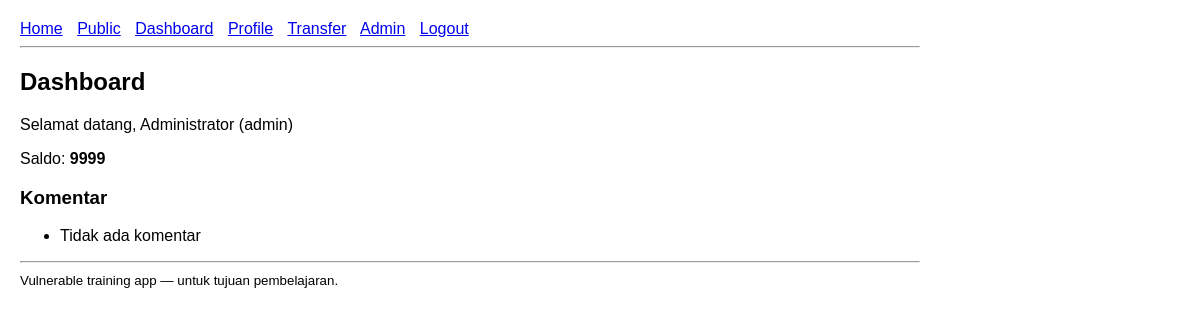
/dashboard (signed in), run on an earlier commit of the app's database.
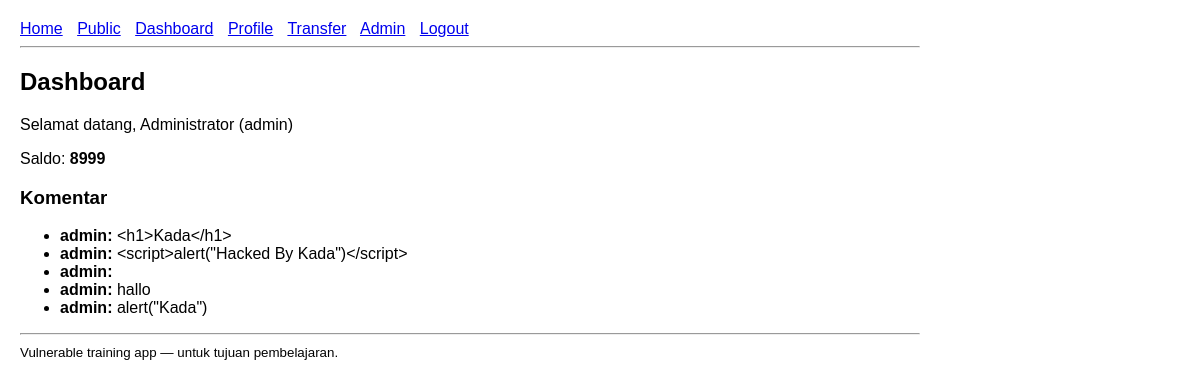
And on a later commit of the database.
### tables this page shows
CREATE TABLE users (
    id INTEGER PRIMARY KEY AUTOINCREMENT,
    username TEXT UNIQUE,
    password TEXT,
    role TEXT,
    fullname TEXT
);

CREATE TABLE accounts (
    id INTEGER PRIMARY KEY AUTOINCREMENT,
    user_id INTEGER,
    balance INTEGER,
    FOREIGN KEY(user_id) REFERENCES users(id)
);

CREATE TABLE comments (
    id INTEGER PRIMARY KEY AUTOINCREMENT,
    user_id INTEGER,
    comment TEXT,
    FOREIGN KEY(user_id) REFERENCES users(id)
);

### app.py (the view)
@app.route("/dashboard")
@login_required
def dashboard():
    db = get_db()
    user_id = session["user_id"]
    user = db.execute("SELECT * FROM users WHERE id = ?", (user_id,)).fetchone()
    account = db.execute("SELECT * FROM accounts WHERE user_id = ?", (user_id,)).fetchone()
    comments = db.execute("SELECT c.*, u.username FROM comments c JOIN users u ON c.user_id = u.id ORDER BY c.id DESC").fetchall()
    return render_template("dashboard.html", user=user, account=account, comments=comments)

### app.py (called while the page is built)
def get_db():
    db = getattr(g, "_database", None)
    if db is None:
        db = g._database = sqlite3.connect(DATABASE)
        db.row_factory = sqlite3.Row
    return db

@app.teardown_appcontext
def close_connection(exc):
    db = getattr(g, "_database", None)
    if db is not None:
        db.close()

def login_required(fn):
    from functools import wraps
    @wraps(fn)
    def wrapper(*args, **kwargs):
        if "user_id" not in session:
            return redirect(url_for("login"))
        return fn(*args, **kwargs)
    return wrapper

### templates/dashboard.html
{% extends "base.html" %}
{% block content %}
<h2>Dashboard</h2>
<p>Selamat datang, {{ user.fullname }} ({{ user.username }})</p>
<p>Saldo: <strong>{{ account.balance }}</strong></p>
<h3>Komentar</h3>
<ul>
{% for c in comments %}
  <li><strong>{{ c.username }}:</strong>
    {{ c.comment | safe }}
  </li>
{% else %}
  <li>Tidak ada komentar</li>
{% endfor %}
</ul>
{% endblock %}

### templates/base.html (shortened to what this page needs)
<!doctype html>
<html>
<head>
</head>
<body>
<nav>
    <a href="{{ url_for('index') }}">Home</a>
    <a href="{{ url_for('public') }}">Public</a>
    {% if session.get('user_id') %}
        <a href="{{ url_for('dashboard') }}">Dashboard</a>
        <a href="{{ url_for('profile') }}">Profile</a>
        <a href="{{ url_for('transfer') }}">Transfer</a>
        {% if session.get('role') == 'admin' %}
            <a href="{{ url_for('admin') }}">Admin</a>
        {% endif %}
        <a href="{{ url_for('logout') }}">Logout</a>
    {% else %}
        <a href="{{ url_for('login') }}">Login</a>
    {% endif %}
</nav>
<hr>
{% block content %}{% endblock %}
<hr>
<small>Vulnerable training app — untuk tujuan pembelajaran.</small>
</body>
</html>

### templates/base.html (style rules this page uses)
body { font-family: Arial, sans-serif; margin: 20px; max-width: 900px; }
nav a { margin-right: 10px; }

What changed in the data, as far as the page shows it:
changed accounts: balance "9999" → "8999"
added comments: username "admin", comment "<h1>Kada</h1>"
added comments: username "admin", comment "<script>alert(\"Hacked By Kada\")</script>"
added comments: username "admin"
added comments: username "admin", comment "hallo"
added comments: username "admin", comment "alert(\"Kada\")"
Also different on the page:
text no longer shown: "Tidak ada komentar"
